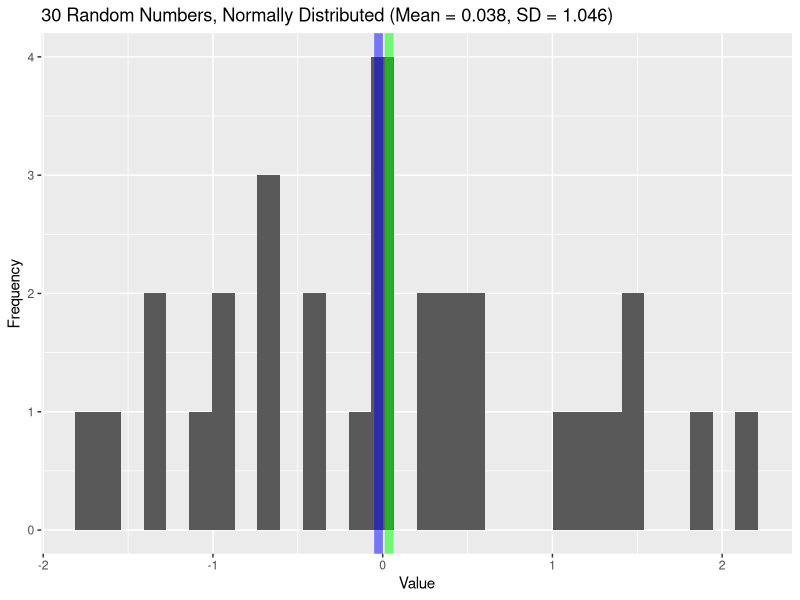
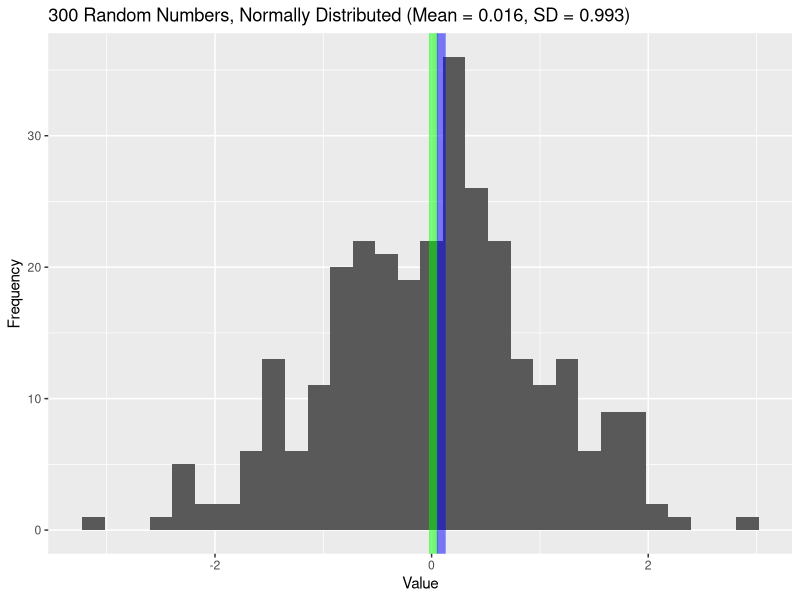
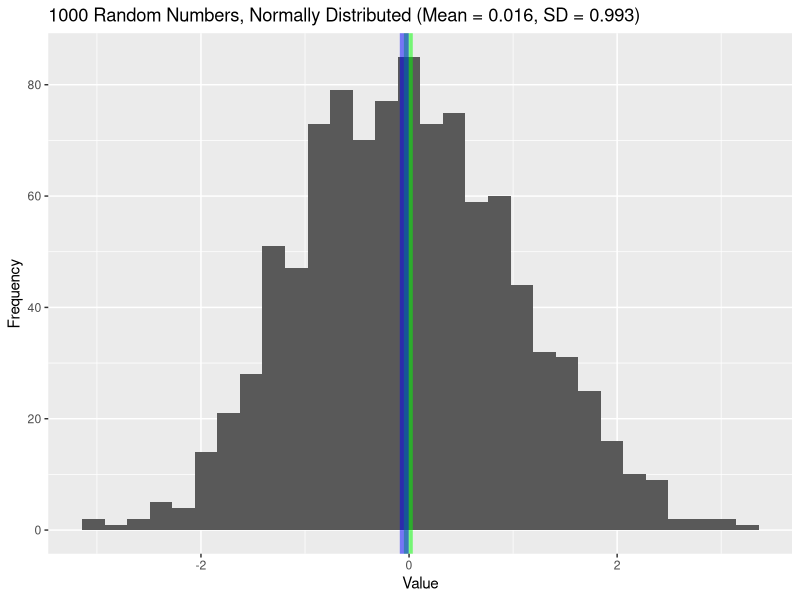
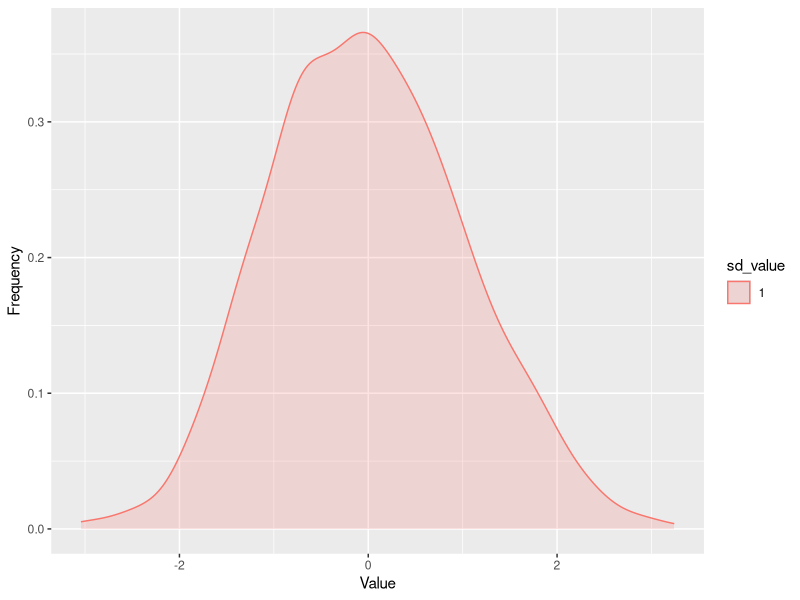
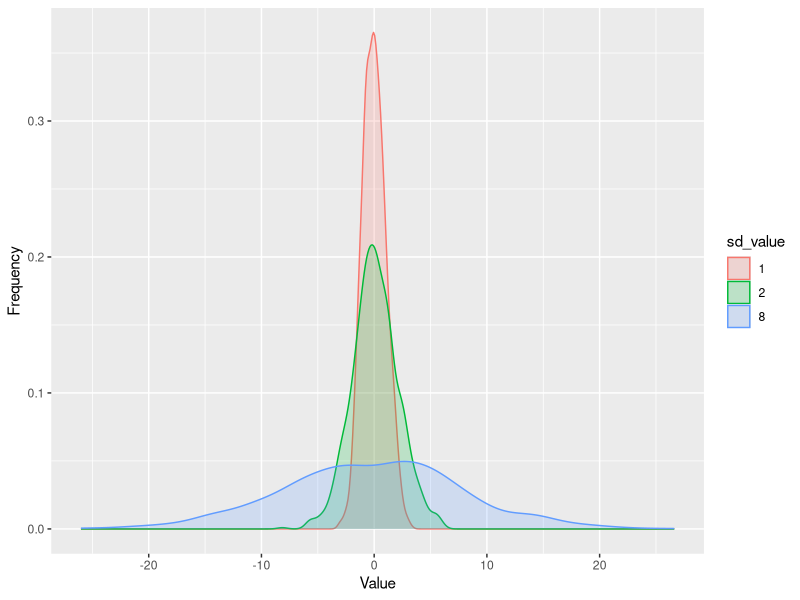
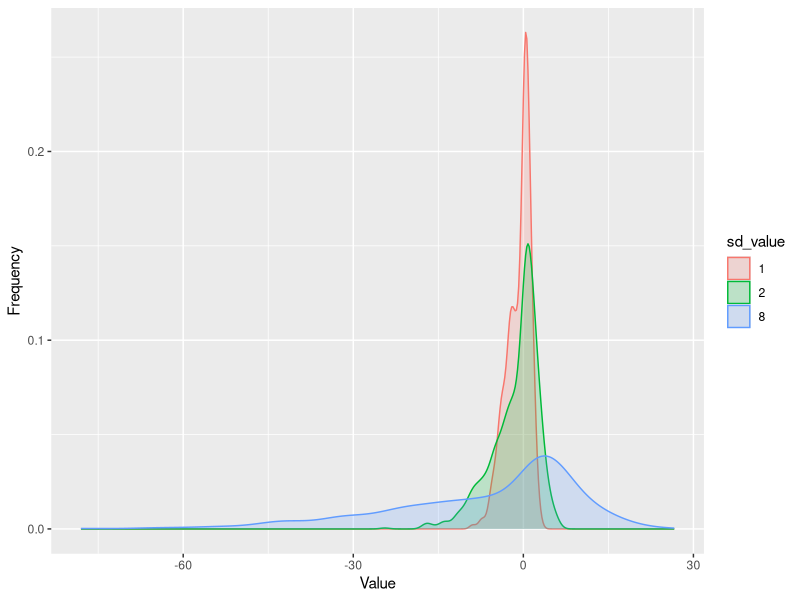
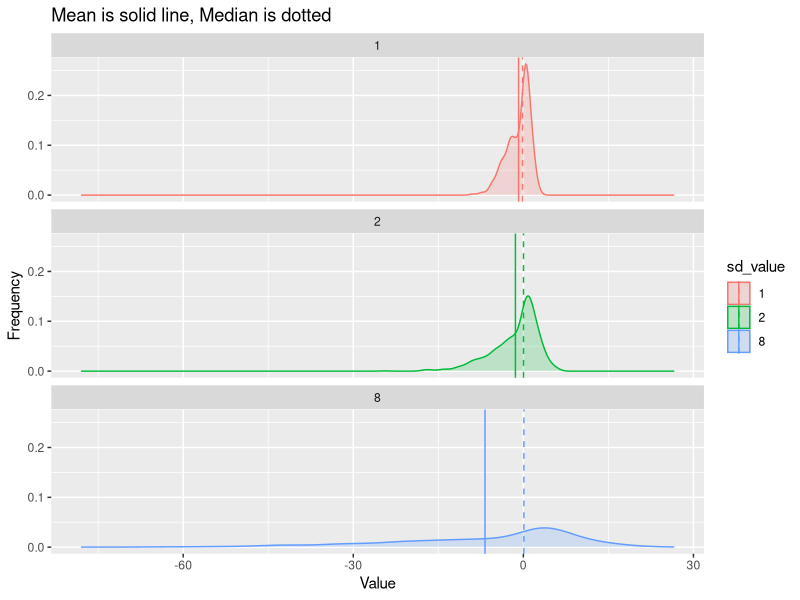
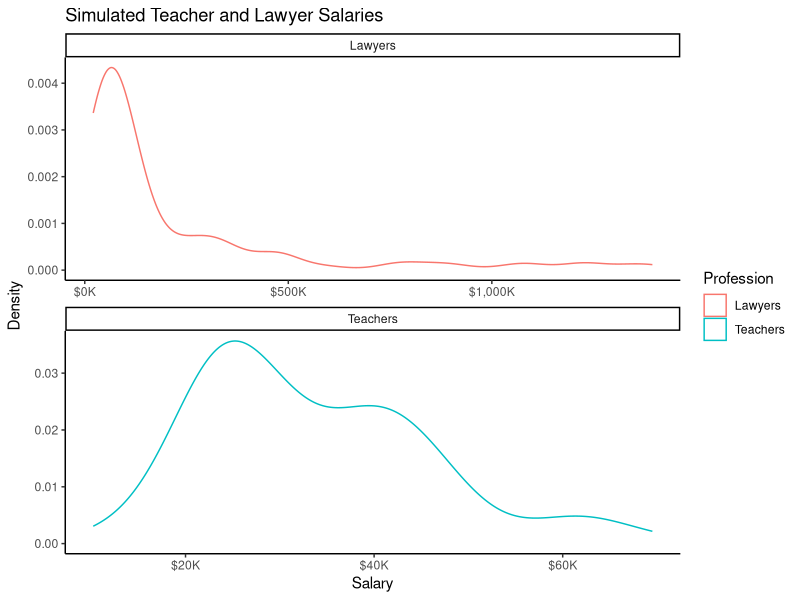

The R source for these figures, in order:
# import our libraries
library(tidyverse)
library(glue)

## NORMAL DATA ##

# we're using `n` as a variable to record the number of samples to take
n = 30
# `rnorm` is a function to take samples from a normal distribution
# by default it has a mean of zero and an sd of 1
rnorm(n) # output is a bunch of numbers!

# we can make this easier to work with by making it into a dataframe with the
# `tibble` function
df <- tibble(x = rnorm(n)) # now df is a dataframe with one column, x, and 30 observations

# now that we have our dataframe we can look at some measures of central tendency
# and variability
mean_value = mean(df$x)
median_value = median(df$x)
stdev = sd(df$x)

# with that information, we can plot the data we've collected
# if you wnat to understand how this plot works, it can be worth it to
# run it one line at a time

# we take our data and pipe it to `ggplot`
df %>% ggplot(aes(x))+
  # then we ask ggplot to make a histogram of our data
  geom_histogram()+
  # `geom_vline` adds a vertical line, this one is at our mean value
  geom_vline(xintercept = mean_value, color = 'green', size = 3, alpha = .5)+
  # and another v line at the median, so we can see if they're different
  geom_vline(xintercept = median_value, color = 'blue', size = 3, alpha = .5)+
  # now a title. I'm using the `glue` function to automatically put the right numbers in the title
  ggtitle(glue("{n} Random Numbers, Normally Distributed (Mean = {round(mean_value,3)}, SD = {round(stdev,3)})"))+
  # these lines set my x and y labels
  xlab("Value")+
  ylab("Frequency")

## you should see with only 30 samples, our graph doesn't look very 'bell shaped'
## what do you think will happen if we increase the sample size?


# try  a sample of 300
# we're just changing the n value, everything else is the same as above
n = 300
df <- tibble(x = rnorm(n))
mean_value = mean(df$x)
median_value = median(df$x)
stdev = sd(df$x)

df %>% ggplot(aes(x))+
  geom_histogram()+
  geom_vline(xintercept = mean_value, color = 'green', size = 3, alpha = .5)+
  geom_vline(xintercept = median_value, color = 'blue', size = 3, alpha = .5)+
  ggtitle(glue("{n} Random Numbers, Normally Distributed (Mean = {round(mean_value,3)}, SD = {round(stdev,3)})"))+
  xlab("Value")+
  ylab("Frequency")

# how about 1k?
# now I'm also going to play with the standard deviation
n = 1000 # we'll always have a sample of 1k
# but one sample will have an sd of 1
df <- tibble(sd_value = '1', x = rnorm(n, mean = 0,sd = 1)) %>%
  # the second sample will have an sd of 2
  bind_rows(tibble(sd_value = '2', x = rnorm(n, mean = 0,sd = 2))) %>%
  # and the last sample will have an sd of 4
  bind_rows(tibble(sd_value = '8', x = rnorm(n, mean = 0,sd = 8))) %>%
  # now I'm going to make the mean and sd values part of the dataframe
  # `group_by` lets me do calculations for each group!
  group_by(sd_value) %>%
  # this mutate will make different values, grouping based on `sd_value`
  mutate(sample_mean = mean(x), sample_median = median(x), sample_sd = sd(x)) %>%
  ungroup()


# we can use `filter` to limit the data to the sd of 1
# try adjusting this to look at data with an sd of 2 or 4
df %>% filter(sd_value == '1') %>%
  ggplot(aes(x))+
  geom_histogram()+
  geom_vline(aes(xintercept = sample_mean), color = 'green', size = 3, alpha = .5)+
  geom_vline(aes(xintercept = sample_median), color = 'blue', size = 3, alpha = .5)+
  ggtitle(glue("{n} Random Numbers, Normally Distributed (Mean = {round(mean_value,3)}, SD = {round(stdev,3)})"))+
  xlab("Value")+
  ylab("Frequency")


# similar density plot to what I showed in class
# I've just replaced geom_histogram with geom_density and removed the vlines
# once agian, play around with changing the sd_value here
df %>% filter(sd_value == '1') %>% 
  ggplot(aes(x, group = sd_value, color = sd_value, fill = sd_value))+
  geom_density(alpha = .2)+ # alpha = .2 makes it see-through
  xlab("Value")+
  ylab("Frequency")

# now let's plot all three 
# color = sd_value, fill = sd_value is what let's us color each one
df %>% ggplot(aes(x, group = sd_value, color = sd_value, fill = sd_value))+
  geom_density(alpha = .2)+ # setting alpha = .2 makes all of the curves seethrough
  xlab("Value")+
  ylab("Frequency")


#  look what I'm doing to x in the mutate call!!! Try to figure it out, then ask your TA
df <- df %>% mutate(x2=if_else(x<0,3*x,x)) %>% # what would this do when x = 2? -2? 0?
  group_by(sd_value) %>%
  mutate(sd_mean = mean(x2), sd_median = median(x2)) %>%
  ungroup()

# let's plot these new ones -- all spread out
df %>% ggplot(aes(x2, group = sd_value, color = sd_value, fill = sd_value))+
  geom_density(alpha = .2)+
  xlab("Value")+
  ylab("Frequency")

# get the summary stats
df %>% group_by(sd_value) %>%
  summarise(sd_sd = sd(x2), sd_mean = mean(x2), sd_median = median(x2)) %>%
  mutate(sd_sd = round(sd_sd,3), sd_mean = round(sd_mean,3), sd_median = round(sd_median,3))

# use facet wrap to put each on its own, and geom_vline to add vertical lines
df %>% 
  ggplot(aes(x2, group = sd_value, color = sd_value, fill = sd_value))+
  geom_density(alpha = .2)+
  geom_vline(aes(xintercept = sd_mean, color = sd_value))+
  geom_vline(aes(xintercept = sd_median, color = sd_value), linetype = 2)+
  xlab("Value")+
  ylab("Frequency")+
  facet_wrap(~sd_value, nrow = 3)+
  ggtitle("Mean is solid line, Median is dotted")



# LAWYERS AND TEACHERS
## The above is a basic simulation, but we can use similar methods to create something more 
## complicated

## we'll use this library below, you may have to install it
library(scales)
 
# setting our sample size to 100
n <- 100

# We imagine that both lawyer and teacher salaries are based on four variables:
experience <- runif(n, 0, 40) # uniform distribution -- if you randomly sample a teacher
                              # or lawyer they have an equal chance of having 0, 1, 2, .. 40 years
                              # of experience. Prob not exactly right, but decent approximation
skill <- rnorm(n, mean = 3, sd = 1) # normal distribution: skill is the sum of lots of other 
                                    # random variables, so it's usually normal
connections <- rpois(n,1)           # connections are a count variable, so we use the poisson distribution

school <- exp(rnorm(n, mean = 2)) # the status of the school only matters a lot at the high end, so we exponentiate
                                  # a normal distribution

# Now we create our simulation
inc_data <- tibble(experience, skill, connections, school) %>% # fist we put our four variables in a data frame
  # then we can use our ideas about teachers and lawyers to create formulas to produce the salary
  mutate(Teachers = 5 + 1.1^experience + 5*skill + connections + 0.01*school+ exp(rnorm(n, mean =.5)), # skill and experience matter a lot, connections and school very little
         Lawyers = 0 + 1.2^experience + 5*skill + 20*connections + school + exp(rnorm(n, mean =1))) # skill and experience still matter, but connections and school matter more
# note that we had random noise (error) at the end of each row to account for 'unobserved' factors. We figure there's more unobserved for lawyers than teachers
# so we make the average higher there. We also exponentiate the noise because salaries are often unbalanced and right skewed.

# now we can plot
inc_data %>%
  # this adjusts the format of our data to make plotting easier
  pivot_longer(c(Teachers, Lawyers), names_to = 'Profession') %>%
  # our basic plotting line
  ggplot(aes(value, color = Profession))+
  # a density plot like we used above to compare distributions (cuz we're doing that agian)
  geom_density()+
  # This is a nice way to automatically label our scale, since it's in thousands of dollars
  scale_x_continuous(labels = dollar_format(prefix="$", suffix = "K"))+
  # we'll put the plots next to each other and set scales='free' so that they'll have different axes scales
  facet_wrap(~Profession, scales = 'free', nrow = 2)+
  # add title and labels
  ggtitle("Simulated Teacher and Lawyer Salaries")+
  ylab('Density')+
  xlab('Salary')+
  # makes a nice simple plot with no grid lines
  theme_classic()

## Interpret the plots: what looks to be the mean and median for teachers and lawyers?

# a version of the plot just for teachers
inc_data %>%
  ggplot(aes(Teachers))+
  geom_density(color = 'Purple')+
  geom_vline(xintercept = median(inc_data$Teachers), color = 'purple', linetype = 2)+
  geom_vline(xintercept = mean(inc_data$Teachers), color = 'purple', linetype = 3)+
  scale_x_continuous(labels = scales::dollar_format(prefix="$", suffix = "K"))+
  ggtitle("Simulated Teacher Salaries")+
  ylab('Density')+
  xlab('Salary')+
  theme_classic()

# the line below will save the last plot as .png image
# you might have to make a 'plots' directory inside your working directory
ggsave(glue('plots/teachers_lines.png'), width = 5, height = 4)

# a version just for lawyers
inc_data %>%
  ggplot(aes(Lawyers))+
  geom_density(color = 'green')+
  scale_x_continuous(labels = scales::dollar_format(prefix="$", suffix = "K"))+
  ggtitle("Simulated Lawyers Salaries")+
  geom_vline(xintercept = median(inc_data$Lawyers), color = 'darkgreen', linetype = 2)+
  geom_vline(xintercept = mean(inc_data$Lawyers), color = 'green', linetype = 2)+
  ylab('Density')+
  xlab('Salary')+
  theme_classic()
ggsave(glue('plots/lawyers_lines.png'), width = 5, height = 4)

